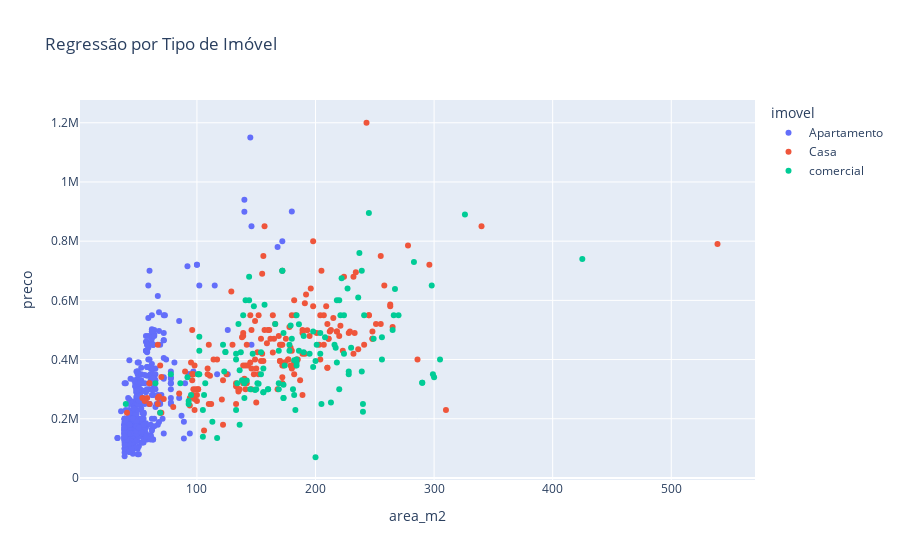

The notebook cell this image was saved under:
### Code cell
df_combinado = pd.concat([dados_apartamentos, dados_casas, dados_comerciais], ignore_index=True)
px.scatter(df_combinado, x='area_m2', y='preco', color='imovel', title='Regressão por Tipo de Imóvel').show()

### Figure 1 — Plotly figure (JSON) as saved in the notebook; plotly's stock layout.template omitted (floating-point values rounded to 4 significant figures; data arrays with more than 128 entries replaced by an {"elided": "..."} marker saying what was removed)
{"data": [{"hovertemplate": "imovel=Apartamento<br>area_m2=%{x}<br>preco=%{y}<extra></extra>", "legendgroup": "Apartamento", "marker": {"color": "#636efa", "symbol": "circle"}, "mode": "markers", "name": "Apartamento", "orientation": "v", "showlegend": true, "type": "scatter", "x": {"elided": "652 int values"}, "xaxis": "x", "y": {"elided": "652 float values"}, "yaxis": "y"}, {"hovertemplate": "imovel=Casa<br>area_m2=%{x}<br>preco=%{y}<extra></extra>", "legendgroup": "Casa", "marker": {"color": "#EF553B", "symbol": "circle"}, "mode": "markers", "name": "Casa", "orientation": "v", "showlegend": true, "type": "scatter", "x": {"elided": "192 int values"}, "xaxis": "x", "y": {"elided": "192 float values"}, "yaxis": "y"}, {"hovertemplate": "imovel=comercial<br>area_m2=%{x}<br>preco=%{y}<extra></extra>", "legendgroup": "comercial", "marker": {"color": "#00cc96", "symbol": "circle"}, "mode": "markers", "name": "comercial", "orientation": "v", "showlegend": true, "type": "scatter", "x": {"elided": "131 int values"}, "xaxis": "x", "y": {"elided": "131 float values"}, "yaxis": "y"}], "layout": {"legend": {"title": {"text": "imovel"}, "tracegroupgap": 0}, "title": {"text": "Regressão por Tipo de Imóvel"}, "xaxis": {"anchor": "y", "domain": [0, 1], "title": {"text": "area_m2"}}, "yaxis": {"anchor": "x", "domain": [0, 1], "title": {"text": "preco"}}}}
